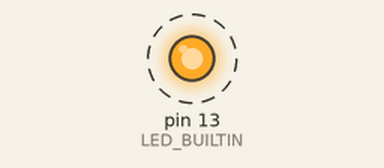
This sketch was run on a simulated Arduino Uno, built with avr-gcc and run on an emulated ATmega328P. On the bench: output pins drawn as LEDs (lit = HIGH). Dashed ring = blinking. What the sketch prints to the serial monitor is not drawn.

Above: at 0.5 s.
Timing chart, 0 to 4.6 s (numbered marks = the images above):
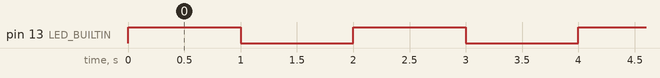

Measured:
- by itself, pin 13 (LED_BUILTIN): alternates HIGH for 1.0 s and LOW for 1.0 s

The sketch:

c2b_timer_interrupt.ino
```cpp
volatile bool flag;

void setup() {
  pinMode(LED_BUILTIN, OUTPUT);

  noInterrupts();            // don't let anything fire while we reconfigure
  // WGM13 = WGM11 = WGM10 = 0, WGM12 = 1 -> CTC (clear timer on compare mode)
  TCCR1A = 0;
  TCCR1B = (1 << WGM12);
  // CS = 100 -> 1/256 (scaler), timer starts
  TCCR1B |= (1 << CS12);
  OCR1A  = 62499;                // 16MHz/256 = 62500, compare for exact 1 second
  TIMSK1 = (1 << OCIE1A);     // call the ISR on matching counter to OCR1A
  TCNT1 = 0; // start the counter from 0
  interrupts();


  Serial.begin(115200);
}

ISR(TIMER1_COMPA_vect) {       // runs every 1s, whatever loop() is doing
  digitalWrite(LED_BUILTIN, !digitalRead(LED_BUILTIN));
  flag = true;
}

void loop() {
  uint32_t now = millis();
  if (flag){
    Serial.println(now);
    flag = false;
  }
}
```
